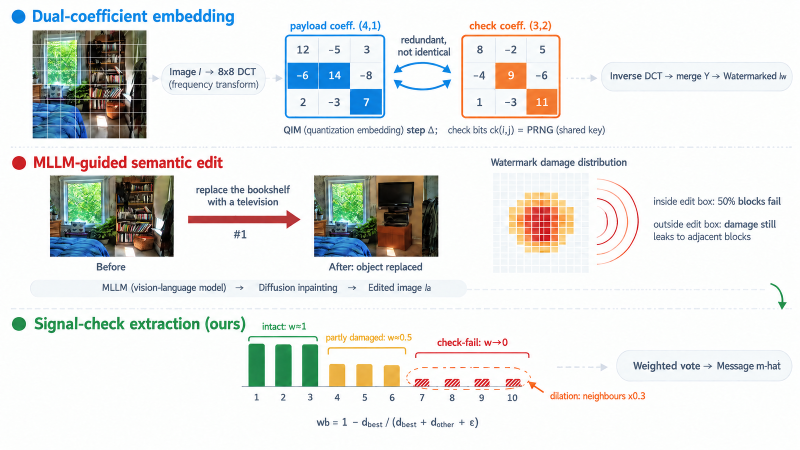
#> input picture assets/framework.png, 1600 x 900 px (shown at 1/2 size)
$ python -i run_idea_probe.py   (imports and definitions only)
#> lines starting #> are read from the running program, lines starting #| are printed output that depends on the picture
#!/usr/bin/env python3
"""ICASSP 2027 — Idea Probe: 最小实验验证改进方向的新颖性与可行性.

背景: 现有论文《Training-Free Semantic-Guided DCT-QIM Watermarking》的负面结果为
  1) 等 PSNR 失真预算下, YOLO 语义强度调制 vs 均匀嵌入在 JPEG/噪声下无差异;
  2) 局部实例移除攻击下语义方案更差 (移除 50% 时 71.9% vs 84.7%).
本脚本用最小实验验证三个改进方向:

  A. removal-aware voting (移除感知投票): 提取时重新跑 YOLO, 识别"嵌入时存在但
     攻击后消失"的实例区域, 将其块的投票权重置零, 修复"移除摧毁最高权重块"的失败机制.
  B. perceptual budget (感知预算强度图): 用简化的 Watson 对比度/亮度掩蔽 (块标准差/
     均值偏离 128 代理) 生成感知强度图替代拍脑袋的 0.3/0.8, 在"等 SSIM"协议下对比.
  C. full = A + B 组合.

公平协议: 对每个方案做 Δ 扫描, 输出 (PSNR, SSIM, BA), 在"等 PSNR"与"等 SSIM"
邻域分别比较, 避免只在一个失真点比较的偏差.

用法:
  cd code && python run_idea_probe.py                    # 默认: COCO 100 张 + Kodak 24 张
  python run_idea_probe.py --quick                       # 快速模式: 只跑方向 A, 每集 20 张
  python run_idea_probe.py --n 60 --datasets coco        # 自定义规模/数据集
  python run_idea_probe.py --datasets columbia-sp        # Columbia 拼接全集 (需 --n 912)
  python run_idea_probe.py --n 500 --datasets casia-tp   # CASIA 篡改全集抽样
  python run_idea_probe.py --msglen 256 --scan-attacks clean,jpeg50,noise005  # 自定义攻击
  python analyze_results.py                              # 统计检验 (paired t-test/Wilcoxon/d)

输出: ../results/idea_probe_<时间戳>.json (全部扫描表 + 判据判定 + per-image BA)
"""
import sys, os, time, json, io, argparse, datetime, glob
sys.path.insert(0, os.path.dirname(os.path.abspath(__file__)))
import numpy as np
import cv2
from PIL import Image, ImageFilter
from skimage.metrics import structural_similarity
from dct_watermark import (embed_uniform, extract_uniform,
                           embed_adaptive, extract_adaptive, bit_accuracy,
                           _block_grid, _delta_eff_map, _demodulate_bit,
                           _majority_vote)
from run_experiments import get_strength_map, YOLO_MODEL

BASE = os.path.dirname(os.path.dirname(os.path.abspath(__file__)))
D = f'{BASE}/data'
PARENT_DATA = os.path.join(os.path.dirname(BASE), 'data')  # DuetGuard/data (完整数据集)
RESULTS_DIR = f'{BASE}/results'
# [1 line not run here, left out]

# 数据源映射: 键 -> 路径 (支持 glob)
#   coco/kodak 在本项目 data/ 下; casia/columbia 全集在父目录 DuetGuard/data/ 下
#   casia-au 7491 张真实, casia-tp 5123 张篡改 (官方修订版 CASIA2.0_revised)
#   columbia-au 935 张真实, columbia-sp 912 张拼接 (ImSpliceDataset 全集)
DATA_SOURCES = {
    'coco':        f'{D}/COCO',
    'kodak':       f'{D}/Kodak',
    'div2k':       f'{D}/DIV2K_valid_HR',
    'casia':       f'{PARENT_DATA}/casia2/CASIA2.0_revised',
    'casia-au':    f'{PARENT_DATA}/casia2/CASIA2.0_revised/Au',
    'casia-tp':    f'{PARENT_DATA}/casia2/CASIA2.0_revised/Tp',
    'columbia':    f'{PARENT_DATA}/columbia/ImSpliceDataset',
    'columbia-au': f'{PARENT_DATA}/columbia/ImSpliceDataset/Au-*',
    'columbia-sp': f'{PARENT_DATA}/columbia/ImSpliceDataset/Sp-*',
}


# ── 进度显示 (剩余时分秒 / ETA) ─────────────────────────────────
class Progress:
    """轻量进度条: 打印 [时刻] 完成数/总数 已用 剩余(时分秒) ETA."""

    # [34 lines left out: functions __init__, _fmt, update, _emit, done, not called in this run]


# ── 通用工具 ────────────────────────────────────────────────────
def psnr(a, b):
    mse = np.mean((a.astype(np.float32) - b.astype(np.float32)) ** 2)
    return 20 * np.log10(255 / (np.sqrt(mse) + 1e-8))


def ssim(a, b):
    return float(structural_similarity(a, b, channel_axis=2, data_range=255))


# [21 lines left out: functions load, jpeg, gnoise, not called in this run]


def gblur(img, r):
    return np.array(Image.fromarray(img).filter(ImageFilter.GaussianBlur(radius=r)))


# scan 阶段可选攻击: 键 -> 攻击函数 (None = 无攻击)
SCAN_ATTACKS = {
    'clean': None,
    'jpeg95': lambda im: jpeg(im, 95),
    'jpeg75': lambda im: jpeg(im, 75),
    'jpeg50': lambda im: jpeg(im, 50),
    'jpeg25': lambda im: jpeg(im, 25),
    'noise001': lambda im: gnoise(im, 0.01),
    'noise002': lambda im: gnoise(im, 0.02),
    'noise005': lambda im: gnoise(im, 0.05),
    'gblur1': lambda im: gblur(im, 1.0),
    'gblur2': lambda im: gblur(im, 2.0),
}


def y_channel(img):
    return cv2.cvtColor(img, cv2.COLOR_RGB2YCrCb)[:, :, 0].astype(np.float32)


# [34 lines left out: functions detect_removal_mask, apply_removal, not called in this run]


# ── 强度图生成器 ────────────────────────────────────────────────
def jnd_strength_map(img, sigma=5):
    """方向 B: 感知预算强度图 (简化 Watson JND).

    对 Y 通道逐 8x8 块计算感知掩蔽: 对比度掩蔽用块标准差 (纹理复杂→人眼不敏感→
    可嵌更强), 亮度掩蔽用块均值偏离 128 的程度. 两者取大者归一化后映射到
    [0.3, 0.8] (与语义图同尺度, 保证 Δ_eff 公式一致、比较公平), 再经与语义图
    相同的高斯模糊 + clamp 后处理.
    """
    h, w = img.shape[:2]
    y = y_channel(img)
    n_h, n_w = h // 8, w // 8
    tex = np.zeros((n_h, n_w), dtype=np.float32)
    lum = np.zeros((n_h, n_w), dtype=np.float32)
    for i in range(n_h):
        for j in range(n_w):
            b = y[i * 8:(i + 1) * 8, j * 8:(j + 1) * 8]
            tex[i, j] = b.std() / 128.0
            lum[i, j] = abs(b.mean() - 128.0) / 128.0
    j = np.maximum(tex, lum)
    j = (j - j.min()) / (j.max() - j.min() + 1e-8)   # [0,1]
    S = 0.3 + 0.5 * j                                 # [0.3, 0.8]
    S = Image.fromarray((S * 255).astype(np.uint8)).resize((w, h), Image.NEAREST)
    S = np.array(S.filter(ImageFilter.GaussianBlur(radius=sigma))) / 255.0
    return np.clip(S, 0.1, 1.0).astype(np.float32)


# [60 lines left out: functions full_strength_map, removed_blocks, extract_adaptive_ra, extract_uniform_ra, not called in this run]


# ── 方案注册表 ──────────────────────────────────────────────────
# 方案: (强度图生成器 or None, 解码器名)
#   解码器: 'uniform' | 'adaptive' | 'adaptive_ra'
SCHEMES = {
    'uniform':     (None, 'uniform'),
    'uniform_ra':  (lambda im: get_strength_map(im), 'uniform_ra'),
    'semantic':    (lambda im: get_strength_map(im), 'adaptive'),
    'semantic_ra': (lambda im: get_strength_map(im), 'adaptive_ra'),
    'jnd':         (lambda im: jnd_strength_map(im), 'adaptive'),
    'full':        (lambda im: full_strength_map(im), 'adaptive_ra'),
}


# [271 lines left out: functions embed_scheme, decode_scheme, collect, collect_source, main, not called in this run]


# [2 lines not run here, left out]

>>> import cv2
>>> picture = cv2.cvtColor(cv2.imread('../assets/framework.png'), cv2.COLOR_BGR2RGB)
>>> result = jnd_strength_map(picture)
#> in y_channel, `return cv2.cvtColor(img, cv2.COLOR_RGB2YCrCb)[:, :, 0].astype(np.float..`:
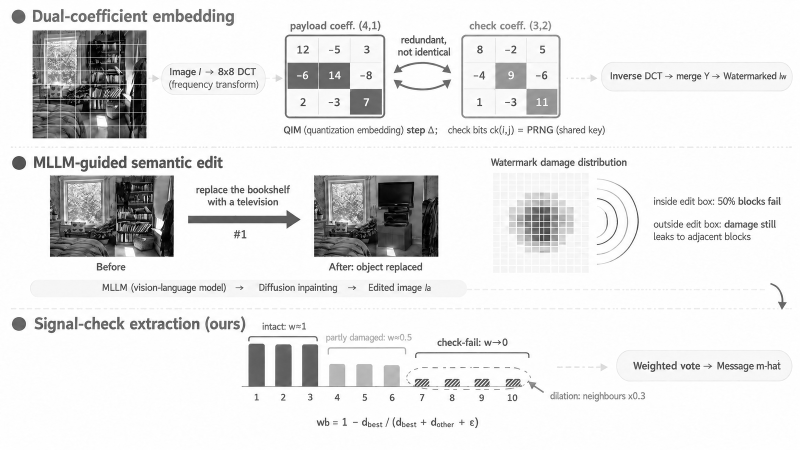
#> returned value: shape (900, 1600) float32 (shown at 1/2 size); min 0, max 255, mean 229.1
#> after the loop in jnd_strength_map, `for i in range(n_h):`:
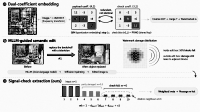
#> lum: shape (112, 200) float32; min 0.000488, max 0.99, mean 0.848
#> after the loop in jnd_strength_map, `for i in range(n_h):`:
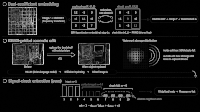
#> tex: shape (112, 200) float32; min 0.00136, max 0.9, mean 0.101
#> in jnd_strength_map, `j = np.maximum(tex, lum)`:
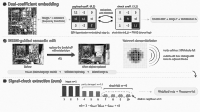
#> j: shape (112, 200) float32; min 0.0118, max 0.99, mean 0.868
#> in jnd_strength_map, `S = 0.3 + 0.5 * j`:
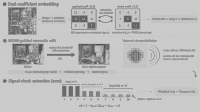
#> S: shape (112, 200) float32; min 0.3, max 0.8, mean 0.738
#> in jnd_strength_map, `S = np.array(S.filter(ImageFilter.GaussianBlur(radius=sigma))) / 255.0`:
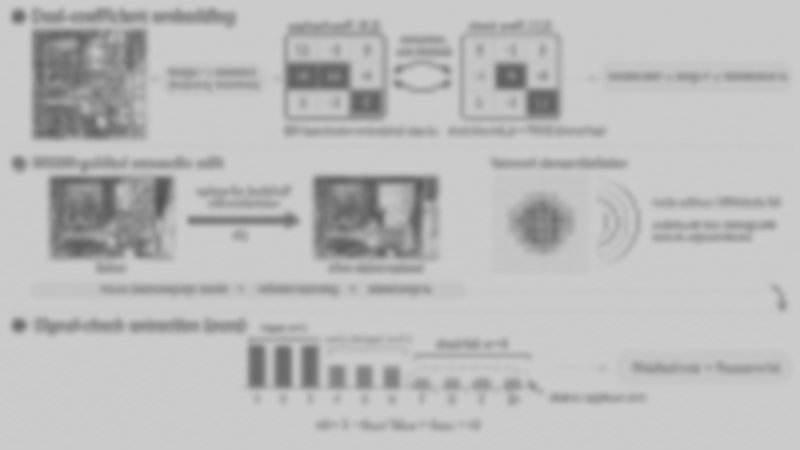
#> S: shape (900, 1600) float64 (shown at 1/2 size); min 0.322, max 0.796, mean 0.736
